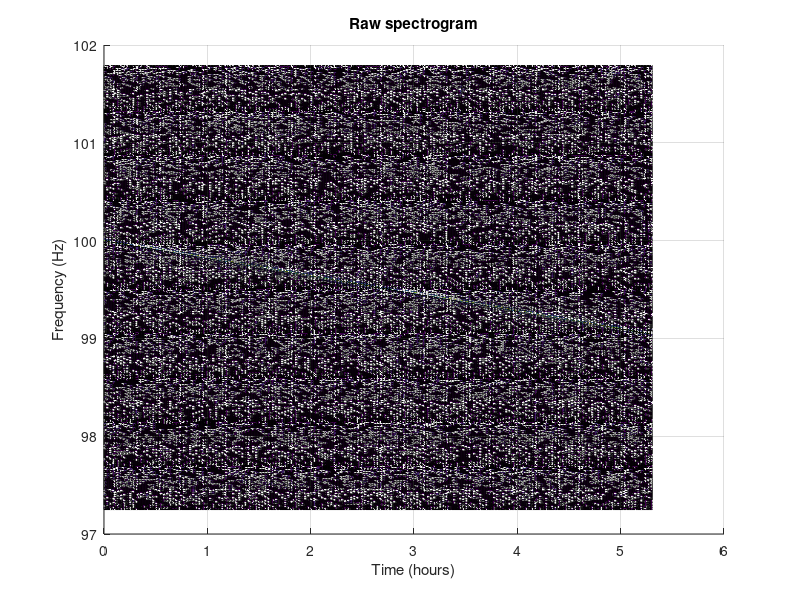

The MATLAB source for this figure: (Note: this script raises an error after producing the figure.)
% SNRg Calculations

clear;
clc;
close all;

% Choose settings (0 = off, 1 = on)
ParsevalSNR = 1; 
RealPartDS = 0;
Animation = 0;
NequalNseg = 1;
PlotSNRvsParam = 1;
PlotLastTimeSegment = 0;
PlotTSvsi_log = 0;
OutputFile1 = 0;
OutputFile2 = 0;
OutputFile3 = 1;

if (OutputFile3 == 1)
    global StepSize_in; %#ok<NUSED,*TLEV>
    global StepSize_invec; %#ok<NUSED,*TLEV,*GVMIS>
end

TS = 'f'; % Choose 'f' or 'fdot'

%% Generate Signal Spectrogram

% SNR1 and {SNRg_i | M<=i<=N} will be calculated
M = 1;
N = 100;
Ntrial = 10;
if (OutputFile1 == 0)
    Ntrial = 1;
end

% Set information on noise samples
nNoiseSample = 10;
noiseOffset = 50;
nBinSide = 4;

% Sampling frequency
fsamp = 1024.;

% Noise ASD ( / sqrt(Hz) )
hnoise = 12;
noiseamp = hnoise;

% Signal initial frequency (Hz)
f_sig = 100.;

% Signal frequency derivative (Hz/s)
fdot_sig = -5.e-5;

% Length of observation (hr)
Tobs_hr = 16./3.;
Tobs = Tobs_hr * 3600.;
if (OutputFile1 == 1)
    if (ParsevalSNR == 1)
        filename = sprintf('SNRgfdot_%0.es-2Tobs_%0.fhrP.csv', fdot_sig, Tobs_hr);
    else
        filename = sprintf('SNRgfdot_%0.es-2Tobs_%0.fhr.csv', fdot_sig, Tobs_hr);
    end
end

% Coherence time (hr) - choose so that signal drifts 0.5 bin per coherence time
Tcoh_hr = 1./3600.*sqrt(0.5/abs(fdot_sig));
Tcoh = Tcoh_hr * 3600.;

% Adjust coherence time to be an integer number of seconds
Tcoh = floor(Tcoh);
Tcoh_hr = Tcoh/3600.;

% DO NOT TOUCH/CARE
searchScale = 0;

fStepSize = (0.1)/Tcoh*(Tcoh < Tobs) + 0.3/sqrt(0.5/(1.e-6))*(Tcoh >= Tobs);
fvec = (f_sig-searchScale*fStepSize) : fStepSize : (f_sig+searchScale*fStepSize);

fdotStepSize = (7.8e-6)*abs(fdot_sig)*(fdot_sig ~= 0) + 1.e-7*(fdot_sig == 0);
fdotvec = (fdot_sig-searchScale*fdotStepSize) : fdotStepSize : (fdot_sig+searchScale*fdotStepSize);

[F, Fdot] = meshgrid(fvec, fdotvec);

% Adjust observation time to be exactly an integer number of coherence times to avoid binning headaches
Nseg = floor(Tobs/Tcoh);
if (NequalNseg == 1)
    N = Nseg;
    %N = floor(Nseg/10)*10;
end
Tobs = Nseg*Tcoh;
Tobs_hr = Tobs / 3600.;
fprintf('Observation time = %d sec (%f hr)\n',Tobs,Tobs_hr);
fprintf('Coherence time per segment = %d sec (%f hr)\n',Tcoh,Tcoh_hr);
assert(M<=N, 'Error: M>N');

% Set noise power mean and standard deviation from Parseval's Theorem
if (ParsevalSNR == 1)
    noiseMean = 1;
    noiseSTD = 1;
end

% Define time series to hold raw data stream of signal plus noise
deltat = 1./fsamp;
t = 0:deltat:Tobs;
Nsample = length(t);

% Search band width (Hz)
bandscale = 115; % Increase if fIndex is too high/low
f_siglo = min(f_sig,f_sig+fdot_sig*Tobs);
f_sighi = max(f_sig,f_sig+fdot_sig*Tobs);
freqlo_approx = min(fvec)+min(fdotvec)*Tobs - (noiseOffset + nNoiseSample + nBinSide)/Tcoh - bandscale/Tcoh;
freqhi_approx = max(fvec)+max(fdotvec)*Tobs*(max(fdotvec) > 0) + (noiseOffset + nNoiseSample + nBinSide)/Tcoh + bandscale/Tcoh;
freqhi = ceil(freqhi_approx * Tcoh)/Tcoh;
freqlo = floor(freqlo_approx * Tcoh)/Tcoh;
bandwidth = freqhi - freqlo;
fprintf('Low/high frequencies of band shown: %f-%f Hz\n',freqlo,freqhi);

% Number of bins signal drifts per coherence time
Nbin_drift = abs(fdot_sig) * Tcoh * Tcoh;
Nbin_drift_total = abs(fdot_sig) * Tobs * Tcoh;
fprintf('Number of bins signal drifts per coherence time = %8.2f\n',Nbin_drift);
fprintf('Total number of bins signal drifts = %8.2f\n',Nbin_drift_total);

for trial = 1:Ntrial
    % Generate noise
    noise = noiseamp*random('norm',0.,1.,1.,Nsample);

    % Signal amplitude (no antenna pattern) 
    hamp = 1;

    % Generate signal in time domain
    signal = hamp*sin(2*pi*(f_sig*t + 0.5*fdot_sig*t.^2));
    data = signal + noise;

    % Generate spectra for each coherence time and extract band of interest to make spectrogram
    indbandlo = floor(freqlo*Tcoh)+1;
    indbandhi = floor(freqhi*Tcoh)+1;
    nbandbin = indbandhi - indbandlo + 1;
    Nseg = floor(Tobs/Tcoh);
    Nsample_coh = floor(Nsample / Nseg);
    spectrogram = zeros(nbandbin,Nseg);
    rawSpectrogram = (1+sqrt(-1)).*zeros(nbandbin,Nseg);
    fftNormalization = sqrt(1/Tcoh/fsamp)/noiseamp;
    for seg = 1:Nseg
       fprintf('Generating segment %d\n',seg);
       indlo = (seg-1)*Nsample_coh + 1;
       indhi = indlo + Nsample_coh - 1;
       segment = data(indlo:indhi);
       segment_noNoise = signal(indlo:indhi);
       rawfft = fft(segment,Nsample_coh);
       spectrogram(1:nbandbin,seg) = abs(rawfft(indbandlo:indbandhi))*fftNormalization;
       rawSpectrogram(1:nbandbin,seg) = rawfft(indbandlo:indbandhi)*fftNormalization;
       [dummyVariable, fIndex_sig] = max(rawfft(indbandlo:indbandhi)*fftNormalization);
       if (seg == round(Nseg/5) || seg == round(Nseg/5*2) || seg == round(Nseg/5*3) || seg == round(Nseg/5*4) || seg == Nseg)
           fprintf('Signal fIndex of segment %d = %d; magnitude = %d; phase = %d\n', seg, fIndex_sig, abs(dummyVariable), angle(dummyVariable));
       end
    end

    % Create modified spectrogram for plot
    plotSpectrogram = spectrogram;
    for k = 1:Nseg
        segment = plotSpectrogram(:, k);
        segment(segment < 0.1*max(segment)) = 0;
        plotSpectrogram(:, k) = segment;
    end

    % Plot spectrogram bar3(spectrogram)
    segarray = 1:Nseg;
    seghour = (segarray-1)*Tcoh/3600.;
    indarray = [indbandlo:indbandhi];
    freqplot = (indarray-indbandlo)*1.0/Tcoh + freqlo;

    figure(1);
    fprintf('Creating spectrogram plot with %d time bins (columns) and %d frequency bins (rows)...\n',Nseg,nbandbin);
    s1 = surf(seghour,freqplot,plotSpectrogram);
    title('Raw spectrogram');
    xlabel('Time (hours)');
    ylabel('Frequency (Hz)');
    view(0,90);
    ax = gca;
    ax.FontSize = 18;
    ax.LineWidth = 3;
    axis([min(seghour) max(seghour) min(freqplot) max(freqplot)]);

    %% Calculate Detection Statistics

    % Create vector of column midpoints
    tMid = zeros(1, Nseg);
    for tIndex = 1:Nseg
    tMid(tIndex) = (tIndex - 0.5)*Tcoh;
    end

    tMid_hr = tMid./3600;

    % Create vector of indices for frequency trajectory
    freqTrajIndex = zeros(1, Nseg);
    for tIndex = 1:Nseg
        freqTrajIndex(tIndex) = find(t == tMid(tIndex));
    end

    % Calculate expected phase/frequency trajectories and signal
    freqTraj = f_sig + fdot_sig.*t;
    phaseTraj = 2*pi.*(f_sig.*t + 0.5*fdot_sig.*t.^2);
    searchSignal = hamp.*sin(phaseTraj);

    % Create template spectrogram
    searchSpectrogram = (1+sqrt(-1)).*zeros(nbandbin,Nseg);
    for seg = 1:Nseg
        indlo = (seg-1)*Nsample_coh + 1;
        indhi = indlo + Nsample_coh - 1;
        searchSegment = searchSignal(indlo:indhi);
        searchRawfft = fft(searchSegment, Nsample_coh);
        searchSpectrogram(1:nbandbin,seg) = searchRawfft(indbandlo:indbandhi)*fftNormalization;
    end

    % Find predicted frequency at each column midpoint
    fMid = zeros(1, Nseg);
    for tIndex = 1:Nseg
        fMid(tIndex) = freqTraj(freqTrajIndex(tIndex));
    end

    % Calculate signal frequency indices
    fIndex = zeros(1, Nseg);
    for tIndex = 1:Nseg
        fIndex(tIndex) = find(abs(freqplot - fMid(tIndex)) == min(abs(freqplot - fMid(tIndex))), 1, 'first');
    end

    % Calculate background noise frequency indices
    fIndex_noise = zeros(nNoiseSample, Nseg);
    for k = 1:nNoiseSample
        fIndex_noise(k, :) = fIndex + (2*nBinSide+2)*k + noiseOffset;
    end

    % Calculate weights array
    weight = (1+sqrt(-1)).*zeros(nbandbin,Nseg);
    for tIndex = 1:Nseg
        %weight(:, tIndex) = hamp.*searchSpectrogram(:, tIndex)/sum(abs(searchSpectrogram((fIndex(tIndex)-nBinSide):(fIndex(tIndex)+nBinSide), tIndex)).^2);
        weight(:, tIndex) = searchSpectrogram(:, tIndex).*abs(searchSpectrogram(:, tIndex)).^2/sum(abs(searchSpectrogram((fIndex(tIndex)-nBinSide):(fIndex(tIndex)+nBinSide), tIndex)).^2);
    end

    % Calculate detection statistics
    signalDS1 = 0;
    signalDSg_i = zeros(N-M+1, 1);
    grouper_sig = (1+sqrt(-1)).*zeros(N-M+1, 1);
    noiseDS1 = zeros(1, nNoiseSample);
    noiseDSg_i = (1+sqrt(-1)).*zeros(N-M+1, nNoiseSample);
    grouper_noise = (1+sqrt(-1)).*zeros(N-M+1, nNoiseSample);

    signalDSContribution1 = [];
    signalDSContribution2 = [];
    signalDSContribution3 = [];
    signalDSContribution4 = [];

    noiseDSContribution1 = [];
    noiseDSContribution2 = [];
    noiseDSContribution3 = [];
    noiseDSContribution4 = [];

    for tIndex = 1:Nseg
        % Signal detection statistics
        signalDS1 = signalDS1 + (abs(spectrogram(fIndex(tIndex), tIndex)))^2;
        grouper_sig = grouper_sig + sum(conj(weight((fIndex(tIndex)-nBinSide):(fIndex(tIndex)+nBinSide), tIndex)).*rawSpectrogram((fIndex(tIndex)-nBinSide):(fIndex(tIndex)+nBinSide), tIndex));
        for i = M:N
            if (RealPartDS == 1)
                contribution = real(grouper_sig(i-M+1)); 
            else
                contribution = abs(grouper_sig(i-M+1))^2;
            end
            if (mod(tIndex, i) == 0)
                signalDSg_i(i-M+1) = signalDSg_i(i-M+1) + contribution;
                if (i == 1)
                    signalDSContribution1 = [signalDSContribution1, contribution];
                elseif (i == 2)
                    signalDSContribution2 = [signalDSContribution2, contribution];
                elseif (i == 3)
                    signalDSContribution3 = [signalDSContribution3, contribution];
                elseif (i == 4)
                    signalDSContribution4 = [signalDSContribution4, contribution];
                end
                grouper_sig(i-M+1) = 0;
            elseif (tIndex == Nseg)
                signalDSg_i(i-M+1) = signalDSg_i(i-M+1) + contribution;
                grouper_sig(i-M+1) = 0;
            end
        end

        % Noise detection statistics
        for k = 1:nNoiseSample
            noiseDS1(k) = noiseDS1(k) + (abs(spectrogram(fIndex_noise(k, tIndex), tIndex)))^2;
            grouper_noise(:, k) = grouper_noise(:, k) + sum(conj(weight((fIndex(tIndex)-nBinSide):(fIndex(tIndex)+nBinSide), tIndex)).*rawSpectrogram((fIndex_noise(k, tIndex)-nBinSide):(fIndex_noise(k, tIndex)+nBinSide), tIndex));
        end
        for i = M:N
            if (RealPartDS == 1)
                contribution = real(grouper_noise(i-M+1, :)); 
            else
                contribution = abs(grouper_noise(i-M+1, :)).^2;
            end
            if (mod(tIndex, i) == 0)
                noiseDSg_i(i-M+1, :) = noiseDSg_i(i-M+1, :) + contribution;
                if (i == 1)
                    noiseDSContribution1 = [noiseDSContribution1, [abs(grouper_noise(i-M+1, 1))^2; abs(grouper_noise(i-M+1, floor(nNoiseSample/2)))^2; abs(grouper_noise(i-M+1, end))^2]];
                elseif (i == 2)
                    noiseDSContribution2 = [noiseDSContribution2, [abs(grouper_noise(i-M+1, 1))^2; abs(grouper_noise(i-M+1, floor(nNoiseSample/2)))^2; abs(grouper_noise(i-M+1, end))^2]];
                elseif (i == 3)
                    noiseDSContribution3 = [noiseDSContribution3, [abs(grouper_noise(i-M+1, 1))^2; abs(grouper_noise(i-M+1, floor(nNoiseSample/2)))^2; abs(grouper_noise(i-M+1, end))^2]];
                elseif (i == 4)
                    noiseDSContribution4 = [noiseDSContribution4, [abs(grouper_noise(i-M+1, 1))^2; abs(grouper_noise(i-M+1, floor(nNoiseSample/2)))^2; abs(grouper_noise(i-M+1, end))^2]];
                end
                grouper_noise(i-M+1, :) = 0;
            elseif (tIndex == Nseg)
                noiseDSg_i(i-M+1, :) = noiseDSg_i(i-M+1, :) + contribution;
            end
        end
    end

    %% Calculate SNRs and Plot
    % Calculate SNRs
    SNR1 = abs(signalDS1 - mean(noiseDS1))/std(noiseDS1);
    fprintf('SNR1 = %e\n', SNR1);
    SNRg_i = zeros(N-M+1, 1);
    for i = M:N
        if (ParsevalSNR == 0)
            SNRg_i(i-M+1) = abs(signalDSg_i(i-M+1) - mean(noiseDSg_i(i-M+1, :)))/std(noiseDSg_i(i-M+1, :));
        elseif (ParsevalSNR == 1)
            SNRg_i(i-M+1) = abs(signalDSg_i(i-M+1) - noiseMean)/noiseSTD/sqrt(i);
        end
        fprintf('SNRg_%d = %e\n', i, SNRg_i(i-M+1));
    end

    if (OutputFile1 == 1)
        assert(all(M:N==1:Nseg), 'Error: Output File 1 can only function when M=1 and N=Nseg')
        fout = fopen(filename, 'a');
        for i = M:N
            if (i == N)
                fprintf(fout, '%e\n', SNRg_i(i-M+1));
            else
                fprintf(fout, '%e,', SNRg_i(i-M+1));
            end
        end
    end

end
% Plot data
figure(2)
p1 = scatter(M:N, SNRg_i, 'ok');
hold on;
if (ParsevalSNR == 0)
    p2 = plot(M:N, SNR1.*ones(1, N-M+1), '--r');
end
title('SNRg_i vs i');
xlabel('i');
ylabel('SNRg_i');
if (ParsevalSNR == 0)
    legend('SNRg_i', 'SNR1', 'location', 'northwest');
else
    legend('SNRg_i', 'location', 'northwest');
end
grid on;
p1.LineWidth = 3;
ax = gca;
ax.LineWidth = 3;
ax.FontSize = 16;

[imax, SNRg_imax] = max(SNRg_i);
fprintf('Max of %e at i = %d\n', imax, SNRg_imax);
%% Plot DS Contributions

if (NequalNseg == 1 && M == 1 && Nseg >= 4)
    % Create segment vectors for each SNRg_i
    segvecs = {[], [], [], []};
    for tIndex = 1:Nseg
        for i = 1:4
            if (mod(tIndex, i) == 0)
                segvecs{i} = [segvecs{i}, tIndex];
            end
        end
    end

    figure(3)
    subplot(2, 2, 1)
    p311 = plot(segvecs{1}, signalDSContribution1, '-r');
    hold on;
    p321 = plot(segvecs{2}, signalDSContribution2, '-g');
    p331 = plot(segvecs{3}, signalDSContribution3, '-b');
    p341 = plot(segvecs{4}, signalDSContribution4, '-m');
    hold off;
    ylim([0, 17]);
    title('Signal DS Contributions for SNRg_i');
    xlabel('time segment');
    ylabel('contribution');
    legend('i=1', 'i=2', 'i=3', 'i=4');
    ax = gca;
    ax.LineWidth = 3;
    ax.FontSize = 15;

    subplot(2, 2, 2)
    p312 = plot(segvecs{1}, noiseDSContribution1(1, :), '-r');
    hold on;
    p322 = plot(segvecs{2}, noiseDSContribution2(1, :), '-g');
    p332 = plot(segvecs{3}, noiseDSContribution3(1, :), '-b');
    p342 = plot(segvecs{4}, noiseDSContribution4(1, :), '-m');
    hold off;
    title('Noise DS Contributions for SNRg_i (first noise sample)');
    xlabel('time segment');
    ylabel('contribution');
    legend('i=1', 'i=2', 'i=3', 'i=4');
    ax = gca;
    ax.LineWidth = 3;
    ax.FontSize = 15;

    subplot(2, 2, 3)
    p313 = plot(segvecs{1}, noiseDSContribution1(2, :), '-r');
    hold on;
    p323 = plot(segvecs{2}, noiseDSContribution2(2, :), '-g');
    p333 = plot(segvecs{3}, noiseDSContribution3(2, :), '-b');
    p343 = plot(segvecs{4}, noiseDSContribution4(2, :), '-m');
    hold off;
    title('Noise DS Contributions for SNRg_i (middle noise sample)');
    xlabel('time segment');
    ylabel('contribution');
    legend('i=1', 'i=2', 'i=3', 'i=4');
    ax = gca;
    ax.LineWidth = 3;
    ax.FontSize = 15;

    subplot(2, 2, 4)
    p314 = plot(segvecs{1}, noiseDSContribution1(3, :), '-r');
    hold on;
    p324 = plot(segvecs{2}, noiseDSContribution2(3, :), '-g');
    p334 = plot(segvecs{3}, noiseDSContribution3(3, :), '-b');
    p344 = plot(segvecs{4}, noiseDSContribution4(3, :), '-m');
    hold off;
    title('Noise DS Contributions for SNRg_i (last noise sample)');
    xlabel('time segment');
    ylabel('contribution');
    legend('i=1', 'i=2', 'i=3', 'i=4');
    ax = gca;
    ax.LineWidth = 3;
    ax.FontSize = 15;

end
%% Calculate SNR for Various f/fdot

% Create vector of f/fdot values (for search)
searchScale = 20;
fStepSize = StepSize_in;
fdotStepSize = 1.e-3*abs(fdot_sig);
if (strcmp(TS, 'f'))
    fvec = (f_sig - searchScale*fStepSize):fStepSize:(f_sig + searchScale*fStepSize);
    fdotvec = fdot_sig;
    SNR1Array = zeros(1, length(fvec));
    SNRg_iArray = zeros(N-M+1, length(fvec));
else
    fvec = f_sig;
    fdotvec = (fdot_sig - searchScale*fdotStepSize):fdotStepSize:(fdot_sig + searchScale*fdotStepSize);
    SNR1Array = zeros(1, length(fdotvec));
    SNRg_iArray = zeros(N-M+1, length(fdotvec));
end

for r = 1:length(fvec)
    for j = 1:length(fdotvec)
        
        if (strcmp(TS, 'f'))
            fprintf('Calulating SNRg_is for df = %e Hz\n', fvec(r)-f_sig);
        else
            fprintf('Calulating SNRg_is for dfdot = %e Hz/s\n', fdotvec(j)-fdot_sig);
        end
        
        % Calculate expected phase/frequency trajectories and signal
        freqTraj = fvec(r) + fdotvec(j).*t; 
        phaseTraj = 2*pi.*(fvec(r).*t + 0.5*fdotvec(j).*t.^2);
        searchSignal = hamp.*sin(phaseTraj);
    
        % Create template spectrogram
        searchSpectrogram = (1+sqrt(-1)).*zeros(nbandbin,Nseg);
        for seg = 1:Nseg
            indlo = (seg-1)*Nsample_coh + 1;
            indhi = indlo + Nsample_coh - 1;
            searchSegment = searchSignal(indlo:indhi);
            searchRawfft = fft(searchSegment, Nsample_coh);
            searchSpectrogram(1:nbandbin,seg) = searchRawfft(indbandlo:indbandhi)*fftNormalization;
        end
    
        % Find predicted frequency at each column midpoint
        fMid = zeros(1, Nseg);
        for tIndex = 1:Nseg
            fMid(tIndex) = freqTraj(freqTrajIndex(tIndex));
        end
    
        % Calculate signal frequency indices
        fIndex = zeros(1, Nseg);
        for tIndex = 1:Nseg
            fIndex(tIndex) = find(abs(freqplot - fMid(tIndex)) == min(abs(freqplot - fMid(tIndex))), 1, 'first');
        end
        
        % Calculate background noise frequency indices
        fIndex_noise = zeros(nNoiseSample, Nseg);
        for k = 1:nNoiseSample
            fIndex_noise(k, :) = fIndex + 10*k + noiseOffset;
        end
    
        % Calculate weights array
        weight = (1+sqrt(-1)).*zeros(nbandbin,Nseg);
        for tIndex = 1:Nseg
            weight(:, tIndex) = hamp.*searchSpectrogram(:, tIndex)/sum(abs(searchSpectrogram((fIndex(tIndex)-nBinSide):(fIndex(tIndex)+nBinSide), tIndex)).^2);
            weight(:, tIndex) = searchSpectrogram(:, tIndex).*abs(searchSpectrogram(:, tIndex)).^2/sum(abs(searchSpectrogram((fIndex(tIndex)-nBinSide):(fIndex(tIndex)+nBinSide), tIndex)).^2);
        end
    
        % Calculate detection statistics
        signalDS1 = 0;
        signalDSg_i = zeros(N-M+1, 1);
        grouper_sig = (1+sqrt(-1)).*zeros(N-M+1, 1);
        noiseDS1 = zeros(1, nNoiseSample);
        noiseDSg_i = (1+sqrt(-1)).*zeros(N-M+1, nNoiseSample);
        grouper_noise = (1+sqrt(-1)).*zeros(N-M+1, nNoiseSample);
    
        if (j*r == 15)
            DScontributions15 = zeros(1, Nseg);
        elseif (j*r == 21)
            DScontributions21 = zeros(1, Nseg);
        elseif (j*r == 11)
            DScontribution11 = zeros(1, Nseg);
        end
    
        for tIndex = 1:Nseg
            % Signal detection statistics
            signalDS1 = signalDS1 + (abs(spectrogram(fIndex(tIndex), tIndex)))^2;
            grouper_sig = grouper_sig + sum(conj(weight((fIndex(tIndex)-nBinSide):(fIndex(tIndex)+nBinSide), tIndex)).*rawSpectrogram((fIndex(tIndex)-nBinSide):(fIndex(tIndex)+nBinSide), tIndex));
            for i = M:N
                if (RealPartDS == 1)
                    contribution = real(grouper_sig(i-M+1)); 
                else
                    contribution = abs(grouper_sig(i-M+1))^2;
                end
                if (mod(tIndex, i) == 0)
                    signalDSg_i(i-M+1) = signalDSg_i(i-M+1) + contribution;
                    if (j*r == 15 && i == 1)
                        DScontributions15(tIndex) = contribution;
                    elseif (j*r == 21 && i == 1)
                        DScontributions21(tIndex) = contribution;
                    elseif (j*r == 11 && i == 1)
                        DScontribution11(tIndex) = contribution;
                    end
                    grouper_sig(i-M+1) = 0;
                elseif (tIndex == Nseg)
                    signalDSg_i(i-M+1) = signalDSg_i(i-M+1) + contribution;
                end
            end
    
            % Noise detection statistics
            for k = 1:nNoiseSample
                noiseDS1(k) = noiseDS1(k) + (abs(spectrogram(fIndex_noise(k, tIndex), tIndex)))^2;
                grouper_noise(:, k) = grouper_noise(:, k) + sum(conj(weight((fIndex(tIndex)-nBinSide):(fIndex(tIndex)+nBinSide), tIndex)).*rawSpectrogram((fIndex_noise(k, tIndex)-nBinSide):(fIndex_noise(k, tIndex)+nBinSide), tIndex));
            end
            for i = M:N
                if (RealPartDS == 1)
                    contribution = real(grouper_noise(i-M+1, :)); 
                else
                    contribution = abs(grouper_noise(i-M+1, :)).^2;
                end
                if (mod(tIndex, i) == 0)
                    noiseDSg_i(i-M+1, :) = noiseDSg_i(i-M+1, :) + contribution;
                    grouper_noise(i-M+1, :) = 0;
                elseif (tIndex == Nseg)
                    noiseDSg_i(i-M+1, :) = noiseDSg_i(i-M+1, :) + contribution;
                end
            end
        end
        
        SNR1Array(j*r) = abs(signalDS1 - mean(noiseDS1))/std(noiseDS1);
        for i = M:N
            if (ParsevalSNR == 0)
                SNRg_iArray(i-M+1, j*r) = abs(signalDSg_i(i-M+1) - mean(noiseDSg_i(i-M+1, :)))/std(noiseDSg_i(i-M+1, :));
            elseif (ParsevalSNR == 1)
                SNRg_iArray(i-M+1, j*r) = abs(signalDSg_i(i-M+1) - noiseMean)/noiseSTD/sqrt(i);
            end
        end
        
        % Compare search spectrogram and signal spectrogram last time segment
        if (PlotLastTimeSegment == 1)
            range = (fIndex(end)-10):(fIndex(end)+10);
            
            figure(1900+j*r)
            s1900j = scatter(range, abs(searchSpectrogram(range, end)), '*k');
            hold on;
            p1900j = plot(range, abs(rawSpectrogram(range, end)), '-r');
            x1900j = xline(fIndex(end), '--k');
            x1900j.LineWidth = 1;
            s1900j.LineWidth = 3;
            title(['Last Time Segment Fourier Coefficient Magnitude dfdot_{sig} = ', num2str(fdotvec(j) - fdot_sig), ' Hz/s']);
            xlabel('frequency bin');
            ylabel('magnitude');
            legend('template', 'data', 'fIndex');
            ax = gca;
            ax.FontSize = 14;
            ax.LineWidth = 3;
            grid on;
            hold off;
            
            figure(2900+j*r)
            s2900j = scatter(range, unwrap(atan2(imag(searchSpectrogram(range, end)), real(searchSpectrogram(range, end)))), '*k');
            hold on;
            p2900j = plot(range, unwrap(atan2(imag(rawSpectrogram(range, end)), real(rawSpectrogram(range, end)))), '-r');
            x2900j = xline(fIndex(end), '--k');
            x2900j.LineWidth = 1;
            s2900j.LineWidth = 3;
            title(['Last Time Segment Fourier Coefficient Phase dfdot_{sig} = ', num2str(fdotvec(j) - fdot_sig), ' Hz/s']);
            xlabel('frequency bin');
            ylabel('phase');
            legend('template', 'data', 'fIndex');
            ax = gca;
            ax.FontSize = 14;
            ax.LineWidth = 3;
            grid on;
            hold off;
        end
    end
end

if (searchScale >= 20)
    figure(3000)
    p39001 = plot(1:Nseg, DScontributions15, '-g');
    hold on;
    p39002 = plot(1:Nseg, DScontributions21, '-m');
    p39003 = plot(1:Nseg, DScontribution11, '-b');
    hold off;
    title('Center Bin and Off Bin DS Contributions(i == 1)')
    xlabel('time segment')
    ylabel('DS Contribution')
    legend('off bin with max SNR', 'center bin', 'off bin with lower SNR')
    ax = gca;
    ax.FontSize = 16;
    ax.LineWidth = 3;
    grid on;
end

%% Plot data for deviations in fdot

% Create titles
titleStrings = cell(1, N-M+1);
for i = M:N
    if (strcmp(TS, 'f'))
        titleStrings{i-M+1} = sprintf('SNRg_{%d} vs df', i);
    else
        titleStrings{i-M+1} = sprintf('SNRg_{%d} vs dfdot', i);
    end
end
df = fvec-f_sig;
dfdot = fdotvec-fdot_sig;

% Plot SNRg_i vs i
for k = 1:(length(dfdot)*length(df))
    figure(3+k)
    sk1 = scatter(M:N, SNRg_iArray(:, k), 'ok');
    if (strcmp(TS, 'f'))
        title(['SNRg_i vs i for dfdot = ', num2str(df(k))]);
    else
        title(['SNRg_i vs i for dfdot = ', num2str(dfdot(k))]);
    end
    xlabel('i');
    ylabel('SNRg_i');
    grid on;
    ax = gca;
    ax.LineWidth = 3;
    ax.FontSize = 16;
end

% Plot SNRg_i vs dfdot
if (PlotSNRvsParam == 1)
    for i = M:N
        figure(3+length(dfdot)*length(df)+i-M+1)
        subplot(1, 2, 1)
        hold on;        
        if (strcmp(TS, 'f'))
            si1 = scatter(df, SNRg_iArray(i-M+1, :)/SNRg_iArray(i-M+1, searchScale+1), 'ok');
            xlabel('df (Hz)');
        else
            si1 = scatter(dfdot, SNRg_iArray(i-M+1, :)/SNRg_iArray(i-M+1, searchScale+1), 'ok');
            xlabel('dfdot (Hz/s)');
        end
        title(titleStrings{i-M+1});
        ylabel('SNR/SNR_m_a_x');
        legend(['i = ', num2str(i)])
        grid on;
        ax = gca;
        ax.LineWidth = 3;
        ax.FontSize = 16;

        subplot(1, 2, 2)
        if (strcmp(TS, 'f'))
            si2 = scatter(df, SNRg_iArray(i-M+1, :), 'ok');
            xlabel('df (Hz)');
        else
            si2 = scatter(dfdot, SNRg_iArray(i-M+1, :), 'ok');
            xlabel('dfdot (Hz/s)');
        end
        title(titleStrings{i-M+1});
        ylabel('SNR');
        legend(['i = ', num2str(i)])
        grid on;
        ax = gca;
        ax.LineWidth = 3;
        ax.FontSize = 16;
    end
end

%% Animation
if (Animation == 1)
    figure(4+length(dfdot)*length(df)+N-M+1)
    if (strcmp(TS, 'f'))
        sgtitle('SNRg_i vs df for Various i', 'FontSize', 20);
    else
        sgtitle('SNRg_i vs dfdot for Various i', 'FontSize', 20);
    end
    for repeat = 1:3
        for i = M:N
            subplot(1, 2, 1)
            if (strcmp(TS, 'f'))
                scatter(df, SNRg_iArray(i-M+1, :)/max(SNRg_iArray(i-M+1, :)), 'ok');
                axis([1.01*min(df), 1.01*max(df), 0, 1]);
                xlabel('df (Hz)');
            else
                scatter(dfdot, SNRg_iArray(i-M+1, :)/max(SNRg_iArray(i-M+1, :)), 'ok');
                axis([1.01*min(dfdot), 1.01*max(dfdot), 0, 1]);
                xlabel('dfdot (Hz/s)');
            end
            ylabel('SNR/SNR_m_a_x');
            legend(['i = ', num2str(i)]);
            title('Normalized');
            ax = gca;
            ax.LineWidth = 3;
            ax.FontSize = 16;
            grid on;

            subplot(1, 2, 2)
            scatter(dfdot, SNRg_iArray(i-M+1, :), 'ok');
            axis([1.01*min(dfdot), 1.01*max(dfdot), 0, max(SNRg_iArray(:))]);
            xlabel('dfdot (Hz/s)');
            ylabel('SNR');
            legend(['i = ', num2str(i)]);
            title('Not Normalized');
            ax = gca;
            ax.LineWidth = 3;
            ax.FontSize = 16;
            grid on;
            pause(0.5)
        end
    end
end
%% Fit SNRg_i vs dfdot to curve and find dfdot for 20% offset
if (strcmp(TS, 'f'))
    dfp = linspace(min(df), max(df), 1.e4*length(df));
    dfdotp = dfdot;
else
    dfp = df;
    dfdotp = linspace(min(dfdot), max(dfdot), 1.e4*length(dfdot));
end
SNRsplines = zeros(N-M+1, length(dfdotp)*length(dfp));
templateSpacings = zeros(N-M+1, 1);

for i = M:N
    if (strcmp(TS, 'f'))
        SNRsplines(i-M+1, :) = spline(df, SNRg_iArray(i-M+1, :), dfp);
        templateSpacings(i-M+1) = mode(abs(dfp(abs(SNRsplines(i-M+1, :) - 0.8*SNRg_iArray(i-M+1, searchScale+1)) == min(abs(SNRsplines(i-M+1, :) - 0.8*SNRg_iArray(i-M+1, searchScale+1))))));
    else
        SNRsplines(i-M+1, :) = spline(dfdot, SNRg_iArray(i-M+1, :), dfdotp);
        templateSpacings(i-M+1) = mode(abs(dfdotp(abs(SNRsplines(i-M+1, :) - 0.8*SNRg_iArray(i-M+1, searchScale+1)) == min(abs(SNRsplines(i-M+1, :) - 0.8*SNRg_iArray(i-M+1, searchScale+1))))));
    end
    
    if (PlotSNRvsParam == 1)
        figure(3+length(dfdot)*length(df)+i-M+1)
        subplot(1, 2, 1)
        hold on;
        if (strcmp(TS, 'f'))
            pi1 = plot(dfp, SNRsplines(i-M+1, :)/SNRg_iArray(i-M+1, searchScale+1));
        else
            pi1 = plot(dfdotp, SNRsplines(i-M+1, :)/SNRg_iArray(i-M+1, searchScale+1));
        end
        legend(['i = ', num2str(i)], 'spline', 'Location', 'south')

        subplot(1, 2, 2)
        hold on;
        if (strcmp(TS, 'f'))
            pi2 = plot(dfp, SNRsplines(i-M+1, :));
            
        else
            pi2 = plot(dfdotp, SNRsplines(i-M+1, :));
        end
        legend(['i = ', num2str(i)], 'spline', 'Location', 'south')
    end
end


for i = M:N
    if (strcmp(TS, 'f'))
        fprintf('For i = %d, stepping %e Hz in f causes a 20%% drop in SNRg_i\n', i, templateSpacings(i-M+1));
    else
        fprintf('For i = %d, stepping %e Hz/s in fdot causes a 20%% drop in SNRg_i\n', i, templateSpacings(i-M+1));
    end
end

figure(1000000)
s1000000 = scatter(log10(M:N), log10(templateSpacings));
s1000000.MarkerFaceColor = 'k';
title('Template Spacing vs i');
xlabel('log(i)');
if (strcmp(TS, 'f'))
    ylabel('log(df) (log(Hz))');
else
    ylabel('log(dfdot) (log(Hz/s))');
end
ax = gca;
ax.FontSize = 16;
ax.LineWidth = 3;
grid on;


if (OutputFile2 == 1)
    if (strcmp(TS, 'f'))
        if (ParsevalSNR == 1)
            filename2 = sprintf('SNRgfTemplateSpacingfdot_%0.eP.csv', fdot_sig);
        else
            filename2 = sprintf('SNRgfTemplateSpacingfdot_%0.e.csv', fdot_sig);
        end
    else
        if (ParsevalSNR == 1)
            filename2 = sprintf('SNRgfdotTemplateSpacingfdot_%0.eP.csv', fdot_sig);
        else
            filename2 = sprintf('SNRgfdotTemplateSpacingfdot_%0.e.csv', fdot_sig);
        end
    end
    fout2 = fopen(filename2, 'a');
    for i = M:N
        fprintf(fout2, '%f, %d, %e\n', Tobs_hr, i, templateSpacings(i-M+1));
    end
end

if (OutputFile3 == 1)
    assert(all(M:N==1:Nseg), 'Error: Output File 3 can only function when M=1 and N=Nseg')
    if (strcmp(TS, 'f'))
        if (ParsevalSNR == 1)
            filename3 = sprintf('SNRgfTemplateSpacingvsStepSizefdot_%0.eTobs_%0.fP.csv', fdot_sig, Tobs_hr);
        else
            filename3 = sprintf('SNRgfTemplateSpacingvsStepSizefdot_%0.eTobs_%0.f.csv', fdot_sig, Tobs_hr);
        end
    else
        if (ParsevalSNR == 1)
            filename3 = sprintf('SNRgfdotTemplateSpacingvsStepSizefdot_%0.eTobs_%0.fP.csv', fdot_sig, Tobs_hr);
        else
            filename3 = sprintf('SNRgfdotTemplateSpacingvsStepSizefdot_%0.eTobs_%0.f.csv', fdot_sig, Tobs_hr);
        end
    end
    fout3 = fopen(filename3, 'a');
    if (strcmp(TS, 'f'))
        fprintf(fout3, '%e,', fStepSize);
    else
        fprintf(fout3, '%e,', fdotStepSize);
    end
    for i = M:N
        if (i == N)
            fprintf(fout3, '%e\n', templateSpacings(i-M+1));
        else
            fprintf(fout3, '%e,', templateSpacings(i-M+1));
        end
        
    end
end

%% Plot log-log graph
if (PlotTSvsi_log == 1)
    templateFitCoeffs = polyfit(log10(M:N), log10(templateSpacings), 1);

    figure(5+length(dfdot)+N)
    p5fN = plot(log10(M:N), log10(abs(fitCoeffs*sqrt(log(5/4)))), '-k');
    hold on;
    p5fN2 = plot(log10(M:N), -2*(log10(M:N)-log10(N)) + log10(abs(fitCoeffs(N)*sqrt(log(5/4)))), '-r');
    p5fN1 = plot(log10(M:N), -1*(log10(M:N)-log10(N)) + log10(abs(fitCoeffs(N)*sqrt(log(5/4)))), '-g');
    p5fNh = plot(log10(M:N), -0.5*(log10(M:N)-log10(N)) + log10(abs(fitCoeffs(N)*sqrt(log(5/4)))), '-b');
    p5fNf = plot(log10(M:N), -0.25*(log10(M:N)-log10(N)) + log10(abs(fitCoeffs(N)*sqrt(log(5/4)))), '-m');
    p5fNfit = plot(log10(M:N), templateFitCoeffs(1).*log10(M:N) + templateFitCoeffs(2));
    xlim([log10(M), log10(N)]);
    title('dfdot for 20% Offset in SNRg_i vs i (log-log)');
    xlabel('log(i)');
    ylabel('log(dfdot)');
    legend('dfdot values', 'line through last point with slope = -2', 'line through last point with slope = -1', 'line through last point with slope = -1/2', 'line through last point with slope = -1/4', 'linear fit');
    p5fN.LineWidth = 3;
    p5fN2.LineWidth = 2;
    p5fN1.LineWidth = 2;
    p5fNh.LineWidth = 2;
    p5fNf.LineWidth = 2;
    p5fNfit.LineWidth = 2.5;
    p5fNfit.Color = [0.7, 0.7, 0.2];
    ax = gca;
    ax.LineWidth = 3;
    ax.FontSize = 16;
    grid on; 
    hold off;

fprintf('Template spacing for Tobs = %f hr: dfdot = %e * i^(%f)\n', Tobs_hr, 10^(templateFitCoeffs(2)), templateFitCoeffs(1));
end